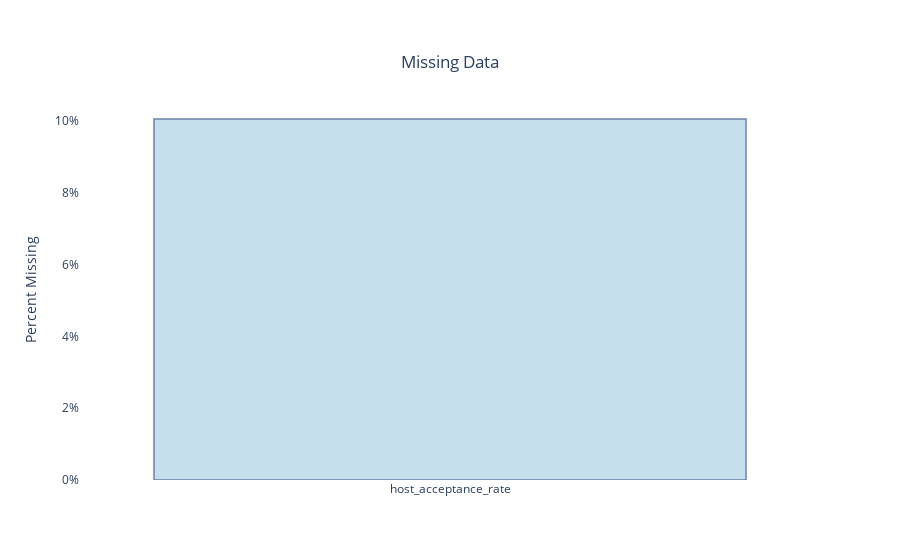

The cell this chart's notebook holds for it:
### Markdown cell above
For review columns it won't be accurate to impute values.
So we will remove the rows that don't have review ratings.

### Code cell
cols_review = ['number_of_reviews','review_scores_rating',
               'review_scores_accuracy','review_scores_cleanliness',
               'review_scores_checkin','review_scores_communication',
               'review_scores_location','review_scores_value']


# Remove rows with missing review columns 
print("Shape before preprocessing:",df_listings.shape)
df_listings = df_listings.dropna(subset=cols_review)

print("Shape after preprocessing:",df_listings.shape)
plot_missing_values (df_listings)

### Figure 1 — Plotly figure (JSON) as saved in the notebook; plotly's stock layout.template omitted (floating-point values rounded to 4 significant figures)
{"data": [{"marker": {"color": "rgb(158,202,225)", "line": {"color": "rgb(8,48,107)", "width": 1.5}}, "opacity": 0.6, "type": "bar", "x": ["host_acceptance_rate"], "y": [10.06]}], "layout": {"paper_bgcolor": "rgba(0,0,0,0)", "plot_bgcolor": "rgba(0,0,0,0)", "title": {"text": "Missing Data", "x": 0.5, "xanchor": "center", "y": 0.9, "yanchor": "top"}, "xaxis": {"title": {"text": ""}}, "yaxis": {"ticksuffix": "%", "title": {"text": "Percent Missing"}}}}
